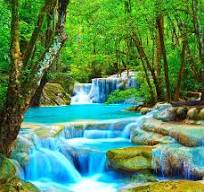
#> input picture 5- SciPy/doga.jpeg, 204 x 192 px
$ jupyter execute SciPy_V9.ipynb
#> lines starting #> are read from the running program, lines starting #| are printed output that depends on the picture
[cell 1]
import numpy as np
import matplotlib.pyplot as plt
from scipy import ndimage

[cell 2]
image = plt.imread('doga.jpeg')
#> image is the input picture: shape (192, 204, 3); mean R, G, B 85.5, 140.6, 93.8

[cell 3]
yeniden_image = ndimage.zoom(image, (0.5, 0.5, 1))
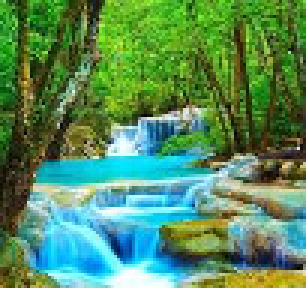
#> yeniden_image: shape (96, 102, 3) (shown 3 times larger); mean R, G, B 85.6, 140.5, 93.5

[cell 4]
dondur_image = ndimage.rotate(image, 45)
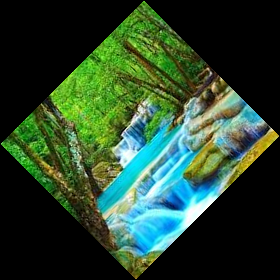
#> dondur_image: shape (280, 280, 3); mean R, G, B 42.4, 69.8, 46.7
